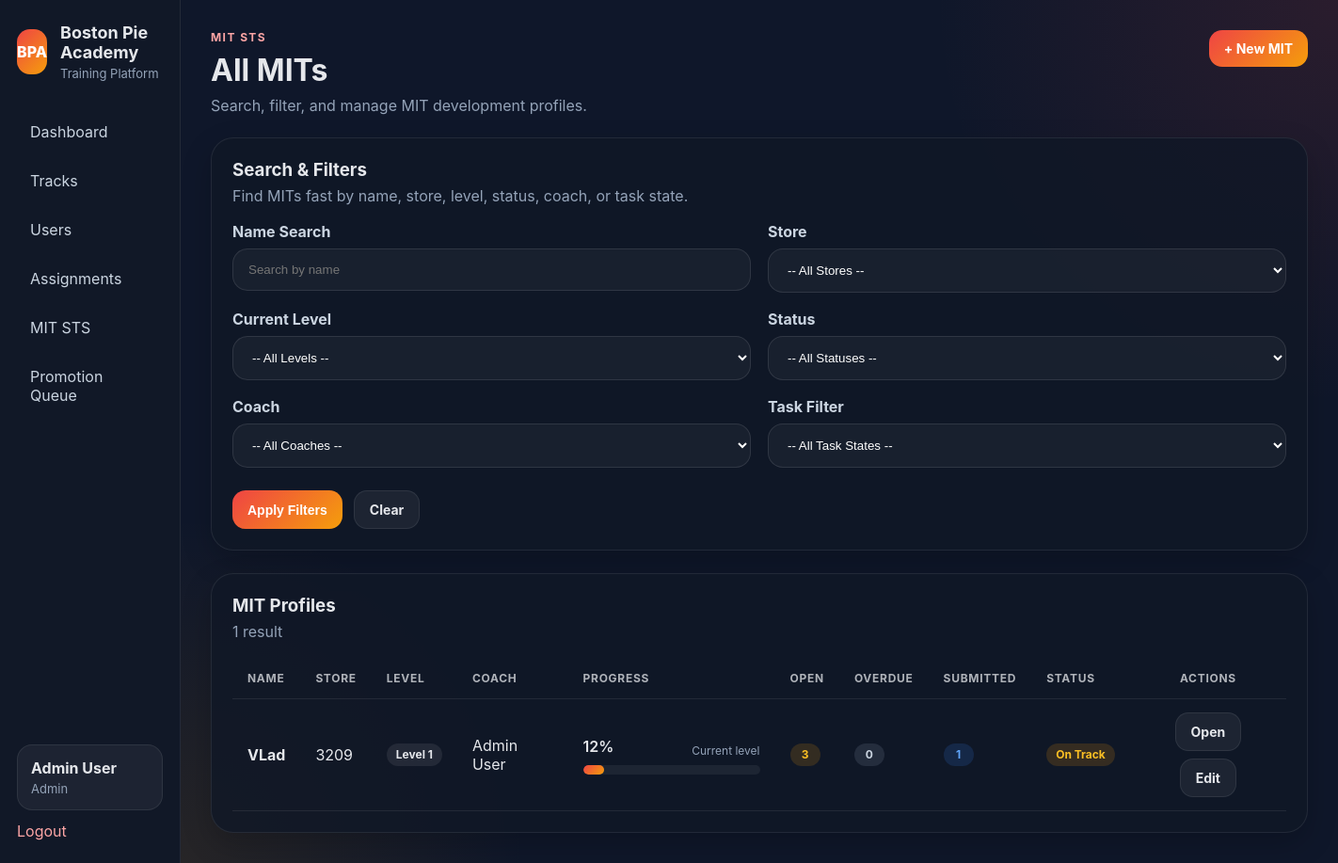
The page /mit-sts/mits (signed in) on the database its author committed.
### app/models.py (models this page shows, shortened)
class User(UserMixin, db.Model):
    __tablename__ = "users"
    id = db.Column(db.Integer, primary_key=True)
    name = db.Column(db.String(120), nullable=False)
    username = db.Column(db.String(80), unique=True, nullable=False)
    password_hash = db.Column(db.String(255), nullable=False)
    role = db.Column(db.String(50), nullable=False, default="tm")
    store_number = db.Column(db.String(20), nullable=True)
    is_active_user = db.Column(db.Boolean, default=True)
    created_at = db.Column(db.DateTime, default=datetime.utcnow)
    progress_records = db.relationship(
        "LessonProgress",
        backref="user",
        cascade="all, delete-orphan",
        lazy=True
    )
    assignments = db.relationship(
        "TrackAssignment",
        foreign_keys="TrackAssignment.user_id",
        backref="user",
        cascade="all, delete-orphan",
        lazy=True
    )
    assigned_tracks_created = db.relationship(
        "TrackAssignment",
        foreign_keys="TrackAssignment.assigned_by_user_id",
        backref="assigned_by_user",
        lazy=True
    )
    quiz_attempts = db.relationship(
        "QuizAttempt",
        backref="user",
        cascade="all, delete-orphan",
        lazy=True
    )
    mit_profiles = db.relationship(
        "MITProfile",
        foreign_keys="MITProfile.user_id",
        backref="mit_user",
        lazy=True
    )
    coached_mits = db.relationship(
        "MITProfile",
        foreign_keys="MITProfile.coach_user_id",
        backref="coach_user",
        lazy=True
    )
    verified_mit_items = db.relationship(
        "MITLevelProgress",
        foreign_keys="MITLevelProgress.verified_by_user_id",
        backref="verified_by_user",
        lazy=True
    )
    mit_reviews_written = db.relationship(
        "MITReview",
        foreign_keys="MITReview.reviewer_user_id",
        backref="reviewer_user",
        lazy=True
    )
    mit_promotions_approved = db.relationship(
        "MITPromotion",
        foreign_keys="MITPromotion.approved_by_user_id",
        backref="approved_by_user",
        lazy=True
    )
    mit_action_items_owned = db.relationship(
        "MITActionPlanItem",
        foreign_keys="MITActionPlanItem.owner_user_id",
        backref="owner_user",
        lazy=True
    )
    mit_tasks_assigned = db.relationship(
        "MITTask",
        foreign_keys="MITTask.assigned_by_user_id",
        backref="assigned_by_user",
        lazy=True
    )
    @property
    def is_active(self):
        return self.is_active_user

class MITProfile(db.Model):
    __tablename__ = "mit_profiles"
    id = db.Column(db.Integer, primary_key=True)
    user_id = db.Column(db.Integer, db.ForeignKey("users.id"), nullable=False)
    store_number = db.Column(db.String(20), nullable=True)
    coach_user_id = db.Column(db.Integer, db.ForeignKey("users.id"), nullable=True)
    current_level = db.Column(db.Integer, nullable=False, default=1)
    target_level = db.Column(db.String(20), nullable=False, default="2")
    start_date = db.Column(db.Date, nullable=True)
    sts_status = db.Column(db.String(20), nullable=False, default="on_track")
    last_review_date = db.Column(db.Date, nullable=True)
    next_review_date = db.Column(db.Date, nullable=True)
    notes = db.Column(db.Text, nullable=True)
    created_at = db.Column(db.DateTime, default=datetime.utcnow)
    updated_at = db.Column(db.DateTime, default=datetime.utcnow, onupdate=datetime.utcnow)
    progress_items = db.relationship(
        "MITLevelProgress",
        backref="mit_profile",
        cascade="all, delete-orphan",
        lazy=True
    )
    reviews = db.relationship(
        "MITReview",
        backref="mit_profile",
        cascade="all, delete-orphan",
        lazy=True,
        order_by="MITReview.review_date.desc()"
    )
    action_plans = db.relationship(
        "MITActionPlan",
        backref="mit_profile",
        cascade="all, delete-orphan",
        lazy=True
    )
    promotions = db.relationship(
        "MITPromotion",
        backref="mit_profile",
        cascade="all, delete-orphan",
        lazy=True,
        order_by="MITPromotion.effective_date.desc()"
    )
    tasks = db.relationship(
        "MITTask",
        backref="mit_profile",
        cascade="all, delete-orphan",
        lazy=True,
        order_by="MITTask.created_at.desc()"
    )

### app/mit_sts/routes.py (the view)
@mit_sts_bp.route("/mits")
@login_required
def list_mits():
    if not is_leadership():
        return redirect(url_for("mit_sts.my_mit"))
    q = request.args.get("q", "").strip()
    store = request.args.get("store", "").strip()
    level = request.args.get("level", "").strip()
    status = request.args.get("status", "").strip()
    coach = request.args.get("coach", "").strip()
    task_filter = request.args.get("task_filter", "").strip()
    query = MITProfile.query.join(User, MITProfile.user_id == User.id)
    if q:
        query = query.filter(User.name.ilike(f"%{q}%"))
    if store:
        query = query.filter(MITProfile.store_number == store)
    if level:
        try:
            query = query.filter(MITProfile.current_level == int(level))
        except ValueError:
            pass
    if status:
        query = query.filter(MITProfile.sts_status == status)
    if coach:
        try:
            query = query.filter(MITProfile.coach_user_id == int(coach))
        except ValueError:
            pass
    mits = query.order_by(User.name.asc()).all()
    filtered_mits = []
    task_counts_map = {}
    for mit in mits:
        refresh_mit_status(mit)
        counts = get_mit_task_counts(mit.id)
        task_counts_map[mit.id] = counts
        include = True
        if task_filter == "open" and counts["open"] == 0:
            include = False
        elif task_filter == "overdue" and counts["overdue"] == 0:
            include = False
        elif task_filter == "submitted" and counts["submitted"] == 0:
            include = False
        if include:
            filtered_mits.append(mit)
    db.session.commit()
    mits = filtered_mits
    stores = [
        row[0]
        for row in db.session.query(MITProfile.store_number)
        .filter(MITProfile.store_number.isnot(None), MITProfile.store_number != "")
        .distinct()
        .order_by(MITProfile.store_number.asc())
        .all()
    ]
    coaches = User.query.filter(
        User.role.in_(["coach", "admin", "training_director"])
    ).order_by(User.name.asc()).all()
    progress_map = {
        mit.id: calculate_level_progress(mit.id, mit.current_level)
        for mit in mits
    }
    return render_template(
        "mit_sts/mit_list.html",
        mits=mits,
        progress_map=progress_map,
        task_counts_map=task_counts_map,
        stores=stores,
        coaches=coaches,
        q=q,
        selected_store=store,
        selected_level=level,
        selected_status=status,
        selected_coach=coach,
        selected_task_filter=task_filter,
        user=current_user,
    )

### app/templates/mit_sts/mit_list.html (shortened to what this page needs)
{% extends "base.html" %}
{% block content %}
<div class="page-header">
    <div>
        <p class="eyebrow">MIT STS</p>
        <h2>All MITs</h2>
        <p class="subtle">Search, filter, and manage MIT development profiles.</p>
    </div>
    <a class="btn btn-primary" href="{{ url_for('mit_sts.new_mit') }}">+ New MIT</a>
</div>
<div class="card" style="margin-bottom: 24px;">
    <div class="card-header">
        <h3>Search & Filters</h3>
        <p>Find MITs fast by name, store, level, status, coach, or task state.</p>
    </div>
    <form method="GET" action="{{ url_for('mit_sts.list_mits') }}" class="form-grid">
        <div class="form-group">
            <label>Name Search</label>
            <input type="text" name="q" value="{{ q or '' }}" placeholder="Search by name">
        </div>
        <div class="form-group">
            <label>Store</label>
            <select name="store">
                <option value="">-- All Stores --</option>
            </select>
        </div>
        <div class="form-group">
            <label>Current Level</label>
            <select name="level">
                <option value="">-- All Levels --</option>
            </select>
        </div>
        <div class="form-group">
            <label>Status</label>
            <select name="status">
                <option value="">-- All Statuses --</option>
            </select>
        </div>
        <div class="form-group">
            <label>Coach</label>
            <select name="coach">
                <option value="">-- All Coaches --</option>
            </select>
        </div>
        <div class="form-group">
            <label>Task Filter</label>
            <select name="task_filter">
                <option value="">-- All Task States --</option>
            </select>
        </div>
        <div class="form-actions form-group-full">
            <button type="submit" class="btn btn-primary">Apply Filters</button>
            <a href="{{ url_for('mit_sts.list_mits') }}" class="btn btn-secondary">Clear</a>
        </div>
    </form>
</div>
<div class="card">
    <div class="card-header">
        <h3>MIT Profiles</h3>
        <p>{{ mits|length }} result{{ '' if mits|length == 1 else 's' }}</p>
    </div>
    {% if mits %}
    <div style="overflow-x: auto;">
        <table class="data-table">
            <thead>
                <tr>
                    <th>Name</th>
                    <th>Store</th>
                    <th>Level</th>
                    <th>Coach</th>
                    <th>Progress</th>
                    <th>Open</th>
                    <th>Overdue</th>
                    <th>Submitted</th>
                    <th>Status</th>
                    <th style="text-align: center;">Actions</th>
                </tr>
            </thead>
            <tbody>
                {% for mit in mits %}
                {% set progress = progress_map.get(mit.id, 0) %}
                {% set counts = task_counts_map.get(mit.id, {'open': 0, 'overdue': 0, 'submitted': 0}) %}
                <tr>
                    <td>
                        <div style="font-weight: 700;">{{ mit.mit_user.name }}</div>
                    </td>
                    <td>{{ mit.store_number or 'Not set' }}</td>
                    <td>
                        <span class="pill pill-neutral">Level {{ mit.current_level }}</span>
                    </td>
                    <td>{{ mit.coach_user.name if mit.coach_user else 'Unassigned' }}</td>
                    <td style="min-width: 220px;">
                        <div style="display: flex; justify-content: space-between; align-items: center; margin-bottom: 8px;">
                            <span style="font-weight: 600;">{{ progress }}%</span>
                            <span class="subtle" style="font-size: 12px;">Current level</span>
                        </div>
                        <div class="progress-bar" style="margin: 0;">
                            <div class="progress-fill" style="width: {{ progress }}%;"></div>
                        </div>
                    </td>
                    <td>
                        {% if counts.open > 0 %}
                        <span class="pill pill-warning">{{ counts.open }}</span>
                        {% else %}
                        <span class="pill pill-muted">0</span>
                        {% endif %}
                    </td>
                    <td>
                        {% if counts.overdue > 0 %}
                        <span class="pill pill-danger">{{ counts.overdue }}</span>
                        {% else %}
                        <span class="pill pill-muted">0</span>
                        {% endif %}
                    </td>
                    <td>
                        {% if counts.submitted > 0 %}
                        <span class="pill pill-info">{{ counts.submitted }}</span>
                        {% else %}
                        <span class="pill pill-muted">0</span>
                        {% endif %}
                    </td>
                    <td>
                        {% if mit.sts_status == "ready" %}
                        <span class="pill pill-success">Ready</span>
                        {% elif mit.sts_status == "blocked" %}
                        <span class="pill pill-danger">Blocked</span>
                        {% elif mit.sts_status == "promoted" %}
                        <span class="pill pill-info">Promoted</span>
                        {% elif mit.sts_status == "inactive" %}
                        <span class="pill pill-muted">Inactive</span>
                        {% else %}
                        <span class="pill pill-warning">{{ mit.sts_status|replace('_', ' ')|title }}</span>
                        {% endif %}
                    </td>
                    <td style="text-align: center;">
                        <div style="display: flex; gap: 8px; justify-content: center; flex-wrap: wrap;">
                            <a class="btn btn-secondary" href="{{ url_for('mit_sts.view_mit', mit_id=mit.id) }}">Open</a>
                            <a class="btn btn-secondary" href="{{ url_for('mit_sts.edit_mit', mit_id=mit.id) }}">Edit</a>
                        </div>
                    </td>
                </tr>
                {% endfor %}
            </tbody>
        </table>
    </div>
    {% else %}
    <div class="empty-state">
        <h3>No MIT profiles found</h3>
        <p>Try adjusting the filters or create a new MIT profile.</p>
    </div>
    {% endif %}
</div>
{% endblock %}

### app/templates/base.html (shortened to what this page needs)
<!DOCTYPE html>
<html lang="en">
<head>
    <link rel="stylesheet" href="{{ url_for('static', filename='css/style.css') }}">
</head>
<body>
    <div class="app-shell">
        <aside class="sidebar">
            <div>
                <div class="brand">
                    <div class="brand-mark">BPA</div>
                    <div>
                        <h1>Boston Pie Academy</h1>
                        <p>Training Platform</p>
                    </div>
                </div>
                {% if current_user.is_authenticated %}
                <nav class="nav">
                    {% if current_user.role == 'tm' %}
                    <a href="{{ url_for('academy.my_training') }}">My Training</a>
                    {% elif current_user.role == 'mit' %}
                    <a href="{{ url_for('mit_sts.my_mit') }}">My MIT STS</a>
                    {% elif current_user.role == 'coach' %}
                    <a href="{{ url_for('academy.dashboard') }}">Dashboard</a>
                    <a href="{{ url_for('academy.manage_users') }}">Users</a>
                    <a href="{{ url_for('mit_sts.dashboard') }}">MIT STS</a>
                    <a href="{{ url_for('mit_sts.promotion_queue') }}">Promotion Queue</a>
                    {% else %}
                    <a href="{{ url_for('academy.dashboard') }}">Dashboard</a>
                    <a href="{{ url_for('academy.tracks_library') }}">Tracks</a>
                    <a href="{{ url_for('academy.manage_users') }}">Users</a>
                    <a href="{{ url_for('academy.manage_assignments') }}">Assignments</a>
                    <a href="{{ url_for('mit_sts.dashboard') }}">MIT STS</a>
                    <a href="{{ url_for('mit_sts.promotion_queue') }}">Promotion Queue</a>
                    {% endif %}
                </nav>
                {% endif %}
            </div>
            {% if current_user.is_authenticated %}
            <div class="sidebar-footer">
                <div class="user-chip">
                    <strong>{{ current_user.name }}</strong>
                    <span>{{ current_user.role.replace('_', ' ').title() }}</span>
                </div>
                <a class="logout-link" href="{{ url_for('auth.logout') }}">Logout</a>
            </div>
            {% endif %}
        </aside>
        <main class="main-content">
            {% block content %}{% endblock %}
        </main>
    </div>
</body>
</html>

### rows shown on the page
User: name "Admin User", role.replace "Admin"
MITProfile: mit_user.name "VLad", store_number "3209", current_level "1", coach_user "Admin User", progress "12", open "3", submitted "1", sts_status "On Track"

### other values the page prints
{{ mits|length }} "1"
